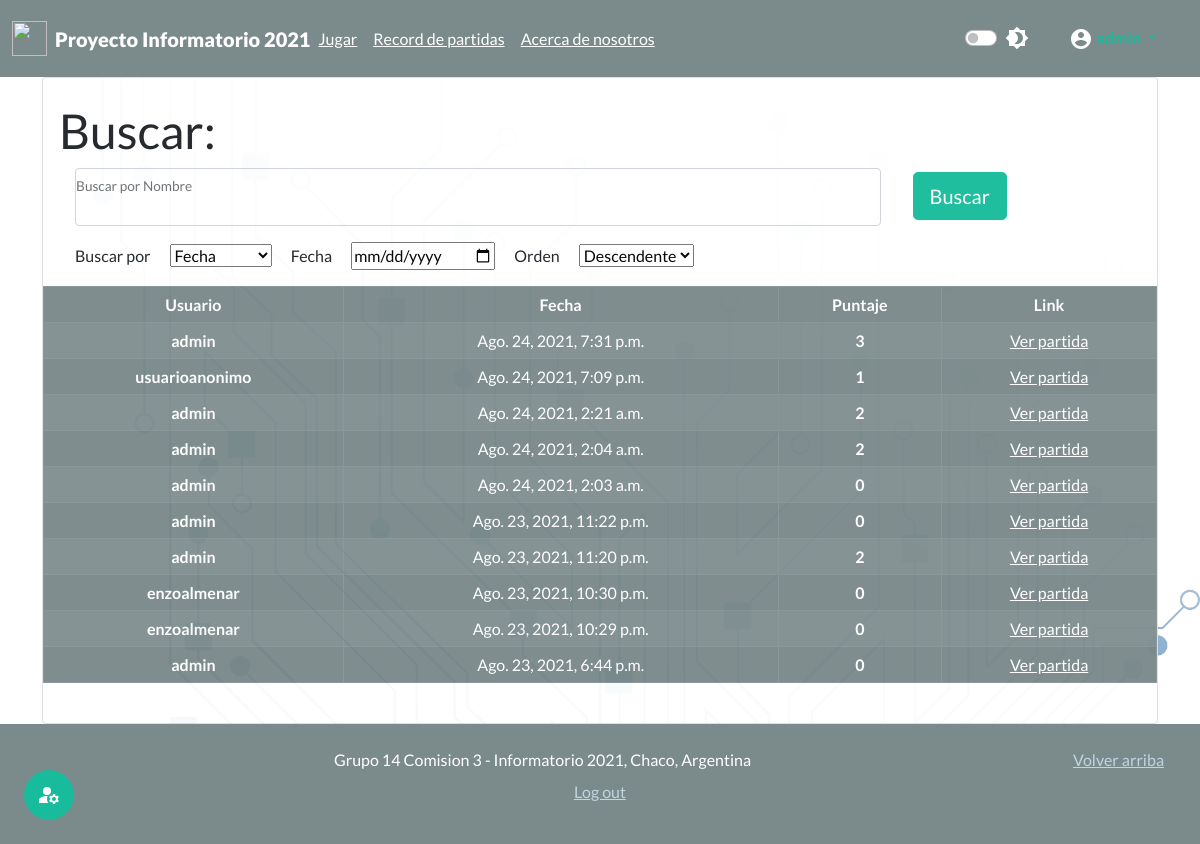
Page /partida/buscar/ (signed in) on the earlier database version.
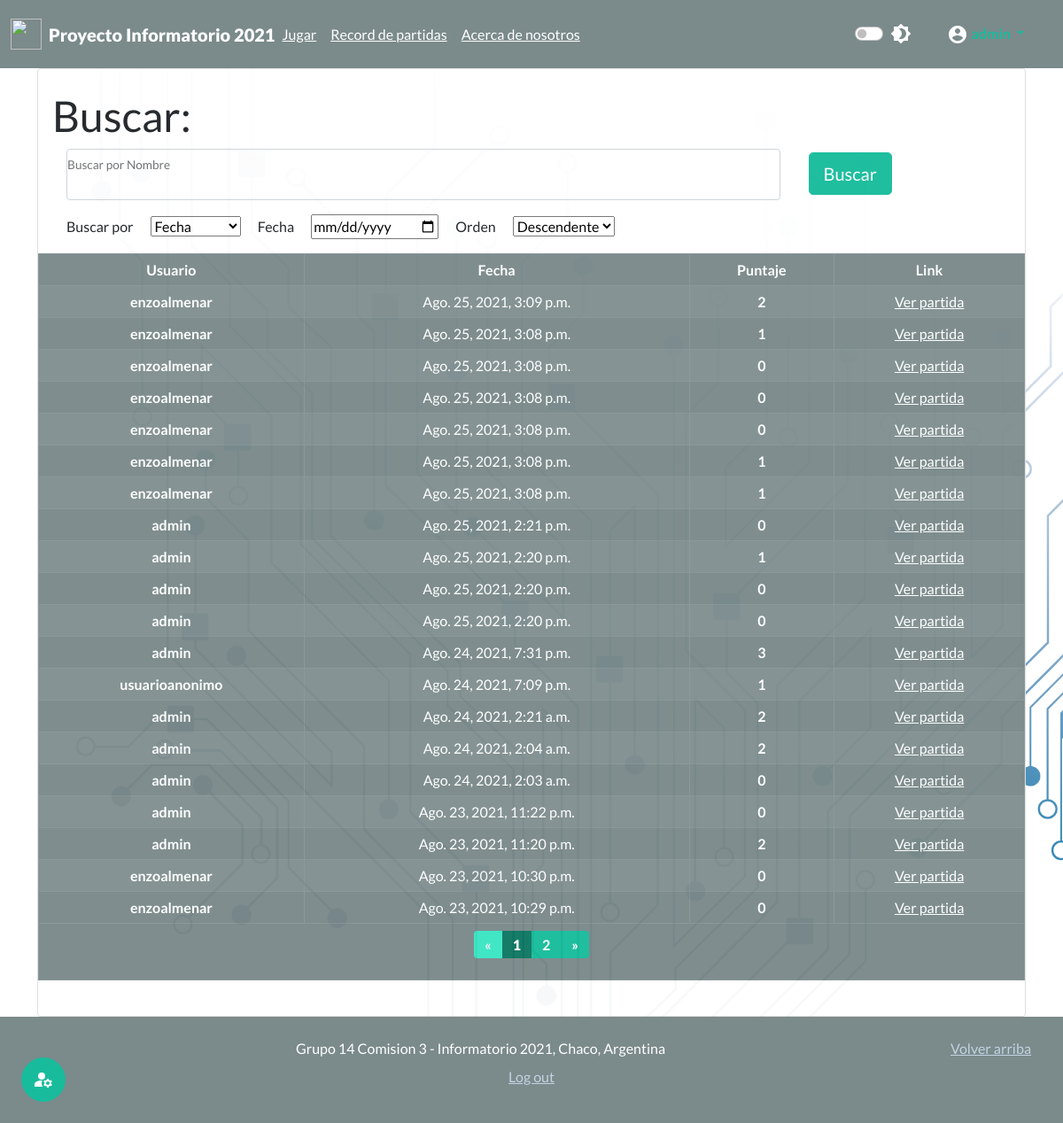
Same page on the later database version.
### juego_chaco/models.py (models this page shows)
class Partida(models.Model):
    id=models.UUIDField(primary_key=True, default=uuid.uuid4, editable=False)
    usuario=models.ForeignKey(User,on_delete=models.CASCADE)
    puntuacion=models.IntegerField()
    fecha = models.DateTimeField(auto_now_add=True, editable=False)

### juego_chaco/views.py (the view)
# urls.py: path('buscar/',views.buscador,name="buscar-partida"),
def buscador(request):
    not_found=False
    page=request.GET.get('page', 1) #numero de la página de resultados
    buscar = request.GET.get('search', None)
    orden = request.GET.get('ord', 0) #por defecto busca descendente
    fecha = request.GET.get('met', None)
    atributo = request.GET.get('atr', "fecha") #por defecto busca por fecha
    cantidad = request.GET.get('num', 20) #Cantidad por página, 20 por defecto
    orden=["-",""][int(orden)] #convierte el 0 o 1 en los signos para buscar en la db
    atributo=("fecha" if atributo=="" else atributo) #si se deja en blanco entonces no carga ningun valor
    if buscar:#si se define palabras clave las filtra
        buscar=buscar.split(" ")
        usuarios=User.objects.filter(reduce(lambda x, y: x | y, [Q(username__contains=x) for x in buscar])) #primero busca coincidencias en usuarios existentes
        if usuarios.exists():
            partidas=Partida.objects.filter(reduce(lambda x, y: x | y, [Q(usuario=x) for x in usuarios])).order_by(orden+atributo) #luego busca las partidas realizadas por dichos usuarios
        else:
            not_found=True
    else: #en caso contrario busca todas las partidas en la db
        partidas=Partida.objects.all().order_by(orden+atributo)
    if fecha and not not_found:
        fecha=fecha.split("-")
        fecha=[int(i) for i in fecha]
        fecha=date(fecha[0],fecha[1],fecha[2])
        partidas=partidas.filter(fecha__contains=fecha)
    if not_found or not partidas.exists():
        messages.add_message(request, messages.ERROR, 'No se han encontrado resultados.')
        return redirect("/partida/buscar/")
    resultados_paginados=revisar_partida(partidas,int(page),int(cantidad))
    context={"partidas":resultados_paginados, "ranking":True}
    return render(request, 'juego/buscador_partidas.html',context)

### juego_chaco/views.py (called while the page is built)
def revisar_partida(partidas,page,cant):
    paginator=Paginator(partidas,cant)
    try:
        return paginator.page(page)
    except PageNotAnInteger:
        return paginator.page(1)
    except EmptyPage:
        return paginator.page(paginator.num_pages)

### templates/juego/buscador_partidas.html (shortened to what this page needs)
{% extends 'base.html' %}
{% load static %}
{% block content %}
<div class="container">
    <div class="col g-3 py-4 card"  style="opacity: 0.97;">
        <div class="container">
            <h1>Buscar:</h2>
            <div class="row row-cols-2">
                <div class="col-9 form-floating mx-3">
                    <input class="form-control mb-3 w-100" id="user" type="text">
                    <label for="user">Buscar por Nombre</label>
                </div>
                <div class="col-2 p-1">
                    <button class="btn btn-lg btn-success mb-3" onclick="updateUrl()" type="button">Buscar</button>
                </div>
            </div>
            <div classs="row">
                <label class="mx-3" for="attribute">Buscar por</label>
                <select class="form-select-md mb-3" name="attribute" id="attribute">
                    <option value="fecha">Fecha</option>
                </select>
                <label class="mx-3" for="date">Fecha</label>
                <input class="form-date-md mb-3" type="date" id="date" name="date">
                <label class="mx-3" for="order">Orden</label>
                <select class="form-select-md mb-3" name="order" id="order">
                    <option value="0">Descendente</option>
                </select>
            </div>
        </div>
        <div class="row">
            <div>{% include 'partials/_tableresults.html' %}</div>
        </div>
    </div>
</div>
{% endblock %}

### templates/partials/_tableresults.html (shortened to what this page needs)
{% load static %}
<table class="table table-dark table-bordered table-striped table-hover">
    <thead class="thead-dark text-center">
        <tr>
            {% if ranking %}
            <th>Usuario</th>
            {% endif %}
            <th>Fecha</th>
            <th>Puntaje</th>
            <th>Link</th>
    </thead>
    {% if partidas.has_other_pages %}
    <tfoot>
        <tr>
            <th colspan="4">
                <div class="form-inline">
                    <nav aria-label="Page navigation example">
                        <ul class="pagination pagination-md justify-content-center">
                            {% if partidas.has_previous %}
                            <li class="page-item">
                                <a class="page-link" href="?page={{partidas.previous_page_number }}" aria-label="Previous">
                                    <span aria-hidden="true">&laquo;</span>
                                </a>
                            </li>
                            {% else %}
                            <li class="page-item disabled">
                                <a class="page-link" href="#" aria-label="Previous">
                                    <span aria-hidden="true">&laquo;</span>
                                </a>
                            </li>
                            {% endif %}
                            {% for i in partidas.paginator.page_range %}
                                {% if partidas.number == i %}
                                <li class="page-item active"><a class="page-link" href="#"><b>{{i}}</b></a></li>
                                {% else %}
                                <li class="page-item"><a class="page-link" href="?page={{i}}">{{i}}</a></li>
                                {% endif %}
                            {% endfor %}
                            {% if partidas.has_next %}
                            <li class="page-item">
                                <a class="page-link" href="?page={{partidas.next_page_number}}" aria-label="Next">
                                    <span aria-hidden="true">&raquo;</span>
                                </a>
                            </li>
                            {% else %}
                            <li class="page-item disabled">
                                <a class="page-link" href="#" aria-label="Next">
                                    <span aria-hidden="true">&raquo;</span>
                                </a>
                            </li>
                            {% endif %}
                        </ul>
                    </nav>
                </div>
            </th>
        </tr>
    </tfoot>
    {% endif %}
    <tbody>
        {% for partida in partidas %}
        <tr  class="text-center">
            {% if ranking %}
            <th>{{partida.usuario}}</th>
            {% endif %}
            <td>{{partida.fecha}}</td>
            <td><b>{{partida.puntuacion}}</b></td>
            <td><a href="{% url 'ver-partida' partida.id %}" style="color:#fff">Ver partida</a></td>
        </tr>
        {% endfor %}
    </tbody>
</table>

Differences in the rows shown:
no longer on this page (row unchanged): Partida: usuario "admin", fecha "Ago. 23, 2021, 6:44 p.m.", puntuacion "0"
added Partida: usuario "enzoalmenar", fecha "Ago. 25, 2021, 3:09 p.m.", puntuacion "2"
added Partida: usuario "enzoalmenar", fecha "Ago. 25, 2021, 3:08 p.m.", puntuacion "1"
added Partida: usuario "enzoalmenar", fecha "Ago. 25, 2021, 3:08 p.m.", puntuacion "0"
added Partida: usuario "enzoalmenar", fecha "Ago. 25, 2021, 3:08 p.m.", puntuacion "0"
added Partida: usuario "enzoalmenar", fecha "Ago. 25, 2021, 3:08 p.m.", puntuacion "0"
added Partida: usuario "enzoalmenar", fecha "Ago. 25, 2021, 3:08 p.m.", puntuacion "1"
added Partida: usuario "enzoalmenar", fecha "Ago. 25, 2021, 3:08 p.m.", puntuacion "1"
added Partida: usuario "admin", fecha "Ago. 25, 2021, 2:21 p.m.", puntuacion "0"
added Partida: usuario "admin", fecha "Ago. 25, 2021, 2:20 p.m.", puntuacion "1"
added Partida: usuario "admin", fecha "Ago. 25, 2021, 2:20 p.m.", puntuacion "0"
added Partida: usuario "admin", fecha "Ago. 25, 2021, 2:20 p.m.", puntuacion "0"
Other differences:
new list line: "1"
new list line: "2"
